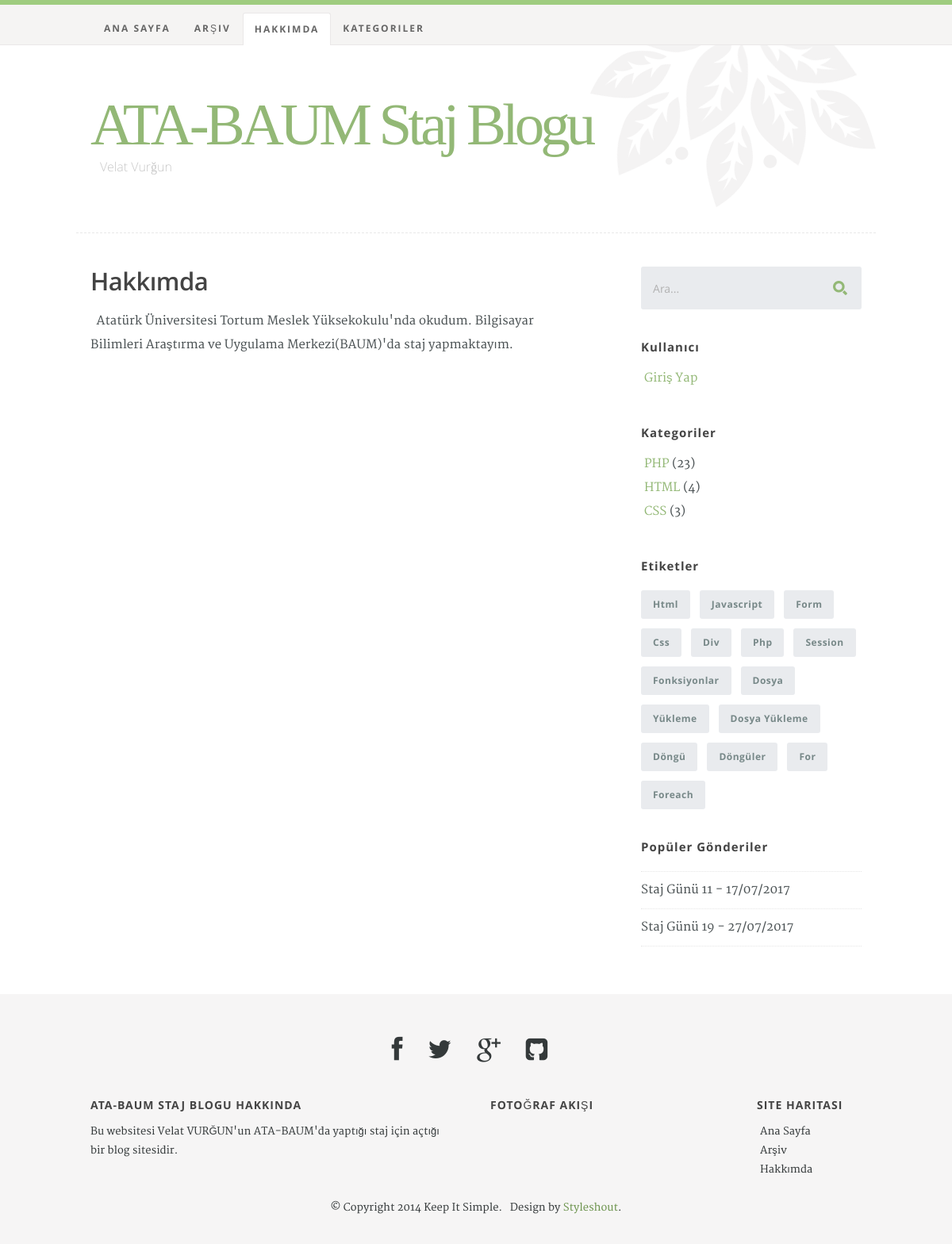
The app's page /page.php with its own data.
### tables this page shows
CREATE TABLE `website` (
  `id` int(11) NOT NULL,
  `site_basligi` varchar(255) NOT NULL,
  `site_slogani` varchar(255) DEFAULT NULL,
  `site_bilgisi` varchar(255) NOT NULL,
  `site_fb` varchar(255) DEFAULT NULL,
  `site_tw` varchar(255) DEFAULT NULL,
  `site_gp` varchar(255) DEFAULT NULL,
  `site_git` varchar(255) DEFAULT NULL,
  `site_inst` varchar(255) DEFAULT NULL,
  `site_flickr` varchar(255) DEFAULT NULL,
  `site_skype` varchar(255) DEFAULT NULL,
  `hakkimda` text NOT NULL
);

CREATE TABLE `menu` (
  `id` int(11) NOT NULL,
  `adi` varchar(255) NOT NULL,
  `adresi` varchar(255) NOT NULL
);

CREATE TABLE `kategoriler` (
  `id` int(11) NOT NULL,
  `ad` varchar(255) NOT NULL
);

CREATE TABLE `gonderiler` (
  `id` int(11) NOT NULL,
  `baslik` varchar(255) NOT NULL,
  `icerik` text NOT NULL,
  `zaman` timestamp NOT NULL DEFAULT CURRENT_TIMESTAMP,
  `etiketler` text,
  `yazar` int(11) NOT NULL,
  `kategori` int(11) NOT NULL,
  `gosterim` tinyint(1) NOT NULL DEFAULT '1'
);

### php/functions.php (called while the page is built, shortened)
<?php
  function sorgu_calistir($sorgu, $tur, $dizi=""){
    global $db;
    if (!empty($sorgu)) {
      switch ($tur) {
        case 1:
          return $db -> query($sorgu, PDO::FETCH_ASSOC) -> fetch();
          break;
        case 2:
          return $db -> query($sorgu, PDO::FETCH_ASSOC) -> fetchAll();
          break;
      }
    }
  }
?>

### page.php (the view, shortened to what this page needs)
<?php
  include_once "php/header.php";
?>
<div id="content-wrap">
  <div class="row">
    <div id="main" class="eight columns">
      <section class="page">
        <h2 class="entry-title">Hakkımda</h2>
        <?php print sorgu_calistir("SELECT hakkimda FROM website", 1)['hakkimda']; ?>
      </section>
    </div>
<?php
  include_once "php/sidebar.php";
  include_once "php/footer.php";
?>

### php/header.php (shortened to what this page needs)
<?php
  include_once "head.php";
?>
<body>
  <header id="top">
    <div class="row">
      <div class="header-content twelve columns">
        <h1 id="logo-text"><a href="index.php" title=""><?php print $website_bilgileri['site_basligi'];  ?></a></h1>
        <p id="intro"><?php print $website_bilgileri['site_slogani'];  ?></p>
      </div>
    </div>
    <nav id="nav-wrap">
      <div class="row">
        <ul id="nav" class="nav">
          <?php $menuler = sorgu_calistir("SELECT * FROM menu ORDER BY id",2); foreach ($menuler as $menu) { ?>
            <li <?php if($_SERVER['PHP_SELF'] == $menu['adresi'] AND empty(isset($_GET['kategoriId']))) print "class='current'"; ?>><a href='<?php print $menu['adresi']; ?>'><?php print $menu['adi']; ?></a></li>
          <?php } ?>
          <li class="has-children <?php if ($_SERVER['PHP_SELF'] == "/index.php" AND !empty(isset($_GET['kategoriId']))) print "current";   ?>"><a href="#">Kategoriler</a>
          </li>
        </ul>
      </div>
    </nav>
  </header>

### php/sidebar.php (shortened to what this page needs)
<div id="sidebar" class="four columns">
  <div class="widget widget_search">
    <form action="index.php" method="GET">
      <input type="text" name="ara" value="Ara..." onblur="if(this.value == '') { this.value = 'Ara...'; }" onfocus="if (this.value == 'Ara...') { this.value = ''; }" class="text-search">
      <input type="submit" value="" class="submit-search">
    </form>
  </div>
  <div class="widget widget_text group">
    <h3>Kullanıcı</h3>
    <ul>
      <?php
        if (isset($_SESSION['kAd'])) {
          print '<li>'.$_SESSION['kAd'].' - '.$_SESSION['ad']." ".$_SESSION['soyad'].'</li>';
          if ($_SESSION['tip'] == '1')
            print "<li><a href=$yPanel>Yönetim Paneli</a></li>";
          print "<li><a href='?cikis=true'>Çıkış Yap</a></li>";
        }
        else print '<li><a href="login.php">Giriş Yap</a></li>';
      ?>
    </ul>
  </div>
  <div class="widget widget_categories group">
    <h3>Kategoriler</h3>
    <ul>
      <?php
        $kategoriler = sorgu_calistir("SELECT COUNT(k.ad) AS adet, k.id, k.ad FROM gonderiler AS g INNER JOIN kategoriler AS k ON g.kategori=k.id WHERE g.gosterim=1 GROUP BY k.id ORDER BY adet DESC", 2);
        foreach ($kategoriler as $kategori) {
          print '<li><a href=index.php?kategoriId='.$kategori['id']. ' title=\''.$kategori['ad'].'\'>'.$kategori['ad'].'</a> ('.$kategori['adet'].')</li>';
        }
      ?>
    </ul>
  </div>
  <div class="widget widget_tags">
    <h3>Etiketler</h3>
    <div class="tagcloud group">
    <?php
      $dizi = array();
      $etiketler = sorgu_calistir("SELECT etiketler
                                    FROM gonderiler
                                    WHERE gosterim=1;", 2);
      foreach ($etiketler as $row) {
        foreach (explode(', ', $row['etiketler']) as $etiket) {
          if (!in_array($etiket, $dizi))
            $dizi[]=$etiket;
        }
      }
      for ($i=0; $i < count($dizi); $i++) {
        if ($i>=15) break;
        print "<a href='index.php?etiket=$dizi[$i]'>$dizi[$i]</a>";
      }
    ?>
    </div>
  </div>
  <div class="widget widget_popular">
    <h3>Popüler Gönderiler</h3>
    <ul class="link-list">
      <?php $populer_posts = sorgu_calistir("SELECT COUNT(y.gonderi) AS adet, g.id AS id, g.baslik AS baslik
                                              FROM gonderiler AS g
                                              INNER JOIN yorumlar AS y ON y.gonderi=g.id
                                              WHERE y.onay=1
                                              GROUP BY y.gonderi
                                              ORDER BY adet DESC
                                              LIMIT 0,5",2); ?>
      <?php foreach ($populer_posts as $post) { ?>
        <li><a href="single.php?gonderiId=<?php print $post['id']; ?>"><?php print $post['baslik']; ?></a></li>
      <?php } ?>
    </ul>
  </div>
</div>
</div>
</div>

### php/footer.php (shortened to what this page needs)
    <footer>
      <div class="row">
        <div class="twelve columns">
          <ul class="social-links">
            <?php
              if (!empty($website_bilgileri["site_fb"]))
                print "<li><a target='_blank' href='https://www.facebook.com/".$website_bilgileri['site_fb']."'><i class='fa fa-facebook'></i></a></li>";
              if (!empty($website_bilgileri["site_tw"]))
                print "<li><a target='_blank' href='http://twittter.com/".$website_bilgileri['site_tw']."'><i class='fa fa-twitter'></i></a></li>";
              if (!empty($website_bilgileri["site_gp"]))
                print "<li><a target='_blank' href='https://plus.google.com/".$website_bilgileri['site_gp']."'><i class='fa fa-google-plus'></i></a></li>";
              if (!empty($website_bilgileri["site_git"]))
                print "<li><a target='_blank' href='https://github.com/".$website_bilgileri['site_git']."'><i class='fa fa-github-square'></i></a></li>";
            ?>
          </ul>
        </div>
        <div class="six columns info">
          <h3><?php print $website_bilgileri['site_basligi']; ?> hakkında</h3>
          <p><?php print $website_bilgileri['site_bilgisi']; ?></p>
        </div>
        <div class="four columns">
          <h3>Fotoğraf Akışı</h3>
        </div>
        <div class="two columns">
          <h3 class="social">Site haritası</h3>
          <ul class="navigate group">
            <?php $menuler = sorgu_calistir("SELECT * FROM menu ORDER BY id",2); foreach ($menuler as $menu) { ?>
              <li><a href='<?php print $menu['adresi']; ?>'><?php print $menu['adi']; ?></a></li>
            <?php } ?>
          </ul>
        </div>
        <p class="copyright">&copy; Copyright 2014 Keep It Simple. &nbsp; Design by <a title="Styleshout" href="http://www.styleshout.com/">Styleshout</a>.</p>
      </div>
    </footer>
  </body>
</html>

### css/default.css (style rules this page uses)
html, body, div, span, object, iframe, h1, h2, h3, h4, h5, h6, p, blockquote, pre, abbr, address, cite, code, del, dfn, em, img, ins, kbd, q, samp, small, strong, sub, sup, var, b, i, dl, dt, dd, ol, ul, li, fieldset, form, label, legend, table, caption, tbody, tfoot, thead, tr, th, td, article, aside, canvas, details, figcaption, figure, footer, header, hgroup, menu, nav, section, summary, time, mark, audio, video { margin: 0; padding: 0; border: 0; outline: 0; font-size: 100%; vertical-align: baseline; background: transparent; }
article,aside,details,figcaption,figure, footer,header,hgroup,menu,nav,section { display: block; }
*, *:before, *:after { -moz-box-sizing: border-box; -webkit-box-sizing: border-box; box-sizing: border-box; }
html { font-size: 62.5%; }
body { background: #fff; font-family: 'merriweather-regular', sans-serif; font-weight: normal; font-size: 15px; line-height: 30px; color: #4A5153; -webkit-font-smoothing: antialiased; -webkit-text-size-adjust: 100%; }
h1, h2, h3, h4, h5, h6 { color: #444; font-family: 'opensans-semibold', sans-serif; font-weight: normal; text-rendering: optimizeLegibility; }
h1 a, h2 a, h3 a, h4 a, h5 a, h6 a { font-weight: inherit; }
h1 { font-size: 38px; line-height: 42px; margin-bottom: 12px; letter-spacing: -1px; }
h2 { font-size: 28px; line-height: 36px; margin-bottom: 6px; }
h3 { font-size: 22px; line-height: 30px; margin-bottom: 12px; }
p { margin: 0 0 30px 0; }
a, a:visited { text-decoration: none; outline: 0; color: #93B876; -webkit-transition: color .3s ease-in-out; -moz-transition: color .3s ease-in-out; -o-transition: color .3s ease-in-out; transition: color .3s ease-in-out; }
p a, p a:visited { line-height: inherit; }
ul, ol { margin-bottom: 24px; margin-top: 12px; }
ul { list-style: none }
ul li { padding-left: 4px; }
.button, .button:visited, button, input[type="submit"], input[type="reset"], input[type="button"] { font: 14px/30px 'opensans-bold', sans-serif; background: #9CCF5F; color: #fff; display: inline-block; text-decoration: none; padding: 12px 20px; margin-bottom: 18px; border: none; cursor: pointer; height: auto; text-transform: uppercase; letter-spacing: 2px; text-align: center; -webkit-transition: all .2s ease-in-out; -moz-transition: all .2s ease-in-out; -o-transition: all .2s ease-in-out; -ms-transition: all .2s ease-in-out; transition: all .2s ease-in-out; border-radius: 3px; }
form { margin-bottom: 24px; }
input, button { -webkit-font-smoothing: antialiased; }
input[type="text"], input[type="password"], input[type="email"], textarea, select { display: block; padding: 12px 15px; margin: 0 0 24px 0; border: 0; outline: none; vertical-align: middle; max-width: 100%; background: #E9EBEE; color: #B1B1B1; font-family: 'opensans-regular', sans-serif; font-size: 14px; line-height: 30px; height: 54px; border-radius: 3px; }
.row { width: 94%; max-width: 1008px; margin: 0 auto; }
.row:before, .row:after { content: " "; display: table; }
.row:after { clear: both; }
.column, .columns { position: relative; padding: 0 18px; min-height: 1px; float: left; }
[class*="column"] + [class*="column"]:last-child { float: right; }
.two, .row .two { width: 16.66667%; }
.four, .row .four { width: 33.33333%; }
.six, .row .six { width: 50%; }
.eight, .row .eight { width: 66.66667%; }
.twelve, .row .twelve { width: 100%; }
.group:before, .group:after { content: " "; display: table; }
.group:after { clear: both; }

### css/media-queries.css (style rules this page uses)
@media only screen and (min-width: 768px) { #nav-wrap ul#nav { display: block !important; } }

### records on screen
website: site_basligi "ATA-BAUM Staj Blogu", site_slogani "Velat Vurğun", hakkimda "Atatürk Üniversitesi Tortum Meslek Yüksekokulu'nda okudum. Bilgisayar Bilimleri Araştırma ve Uygulama Merkezi(BAUM)'da staj yapmaktayım.", site_basligi "ATA-BAUM STAJ BLOGU", site_bilgisi "Bu websitesi Velat VURĞUN'un ATA-BAUM'da yaptığı staj için açtığı bir blog sitesidir."
menu: adi "ANA SAYFA", adi "Ana Sayfa"
menu: adi "ARŞIV", adi "Arşiv"
menu: adi "HAKKIMDA", adi "Hakkımda"
kategoriler: ad "PHP", adet "23"
kategoriler: ad "HTML", adet "4"
kategoriler: ad "CSS", adet "3"
gonderiler: baslik "Staj Günü 11 - 17/07/2017"
gonderiler: baslik "Staj Günü 19 - 27/07/2017"

### other values on screen
$dizi[$i] "Html"
$dizi[$i] "Javascript"
$dizi[$i] "Form"
$dizi[$i] "Css"
$dizi[$i] "Div"
$dizi[$i] "Php"
$dizi[$i] "Session"
$dizi[$i] "Fonksiyonlar"
$dizi[$i] "Dosya"
$dizi[$i] "Yükleme"
$dizi[$i] "Dosya Yükleme"
$dizi[$i] "Döngü"
$dizi[$i] "Döngüler"
$dizi[$i] "For"
$dizi[$i] "Foreach"
